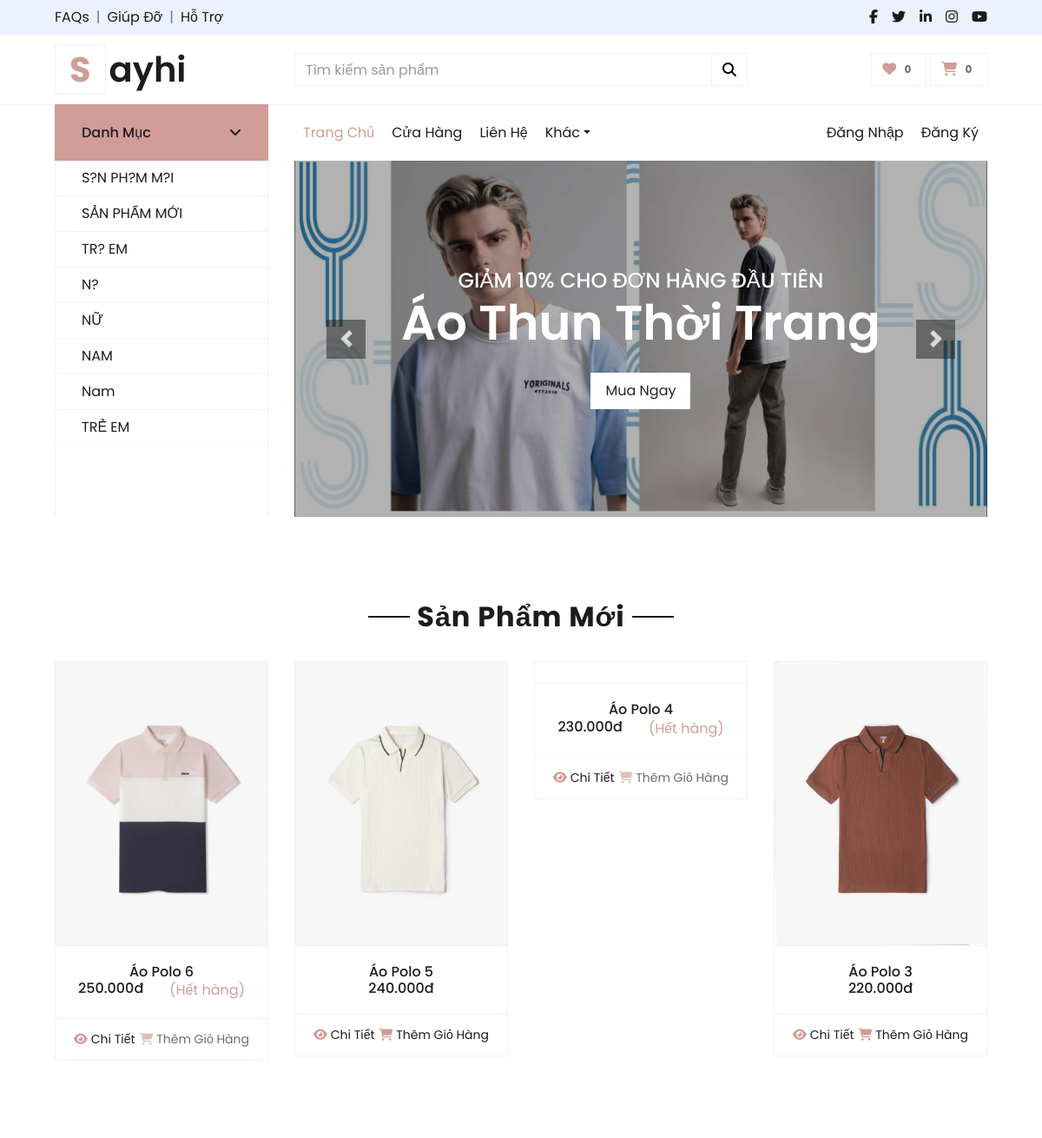
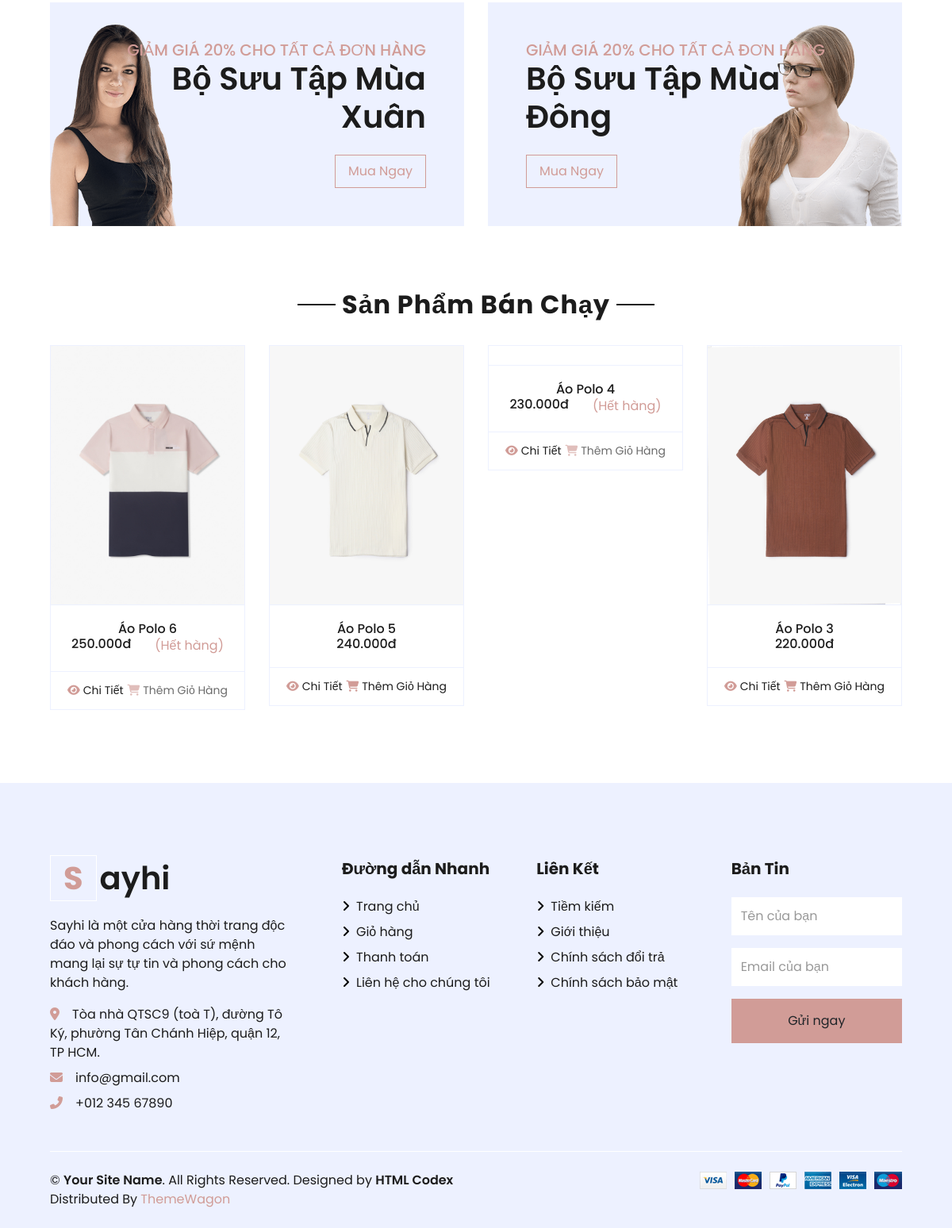
The page / on the database its author committed (2 pictures, top to bottom).
### tables this page shows
CREATE TABLE `categories` (
  `id` int(11) NOT NULL,
  `name` varchar(50) NOT NULL,
  `description` text DEFAULT NULL,
  `position` int(3) NOT NULL
);

CREATE TABLE `products` (
  `id` int(11) NOT NULL,
  `category_id` int(11) NOT NULL,
  `name` varchar(50) NOT NULL,
  `status` int(11) NOT NULL DEFAULT 0,
  `description` text NOT NULL,
  `price` double NOT NULL,
  `quantity` int(3) NOT NULL,
  `image` varchar(100) DEFAULT NULL
);

### model/category.php (called while the page is built, shortened)
<?php
function get_all_dm()
{
    $conn = connect();
    $sql = "SELECT * FROM categories ORDER BY position DESC ";
    $stmt = $conn->prepare($sql);
    $stmt->execute();
    $stmt->setFetchMode(PDO::FETCH_ASSOC);
    $kq = $stmt->fetchAll();
    return $kq;
}

### index.php (called while the page is built)
<?php
include "controller/index.php";
?>

### model/product.php (called while the page is built, shortened)
<?php
  function getAll_sp_for() {
    $sql = "SELECT * FROM products ORDER BY id   DESC LIMIT 4";
    $conn = connect();
    $stmt = $conn->prepare($sql);
    $stmt->execute();
    $stmt->setFetchMode(PDO::FETCH_ASSOC);
    $kq = $stmt->fetchAll();
    return $kq;
}
?>

### view/home.php (the view, shortened to what this page needs)
<?php
  $spfor=getAll_sp_for();
   $dsdm = get_all_dm();
   $html_dm = '';
   foreach ($dsdm as $dm) {
       extract($dm);
       $link = 'index.php?act=home&id=' . $id;
       $html_dm .= '<a class="nav-item nav-link " href="' . $link . '">' . $name . '</a> ';
   }
   ?>
<div class="container-fluid mb-5">
    <div class="row border-top px-xl-5">
        <div class="col-lg-3 d-none d-lg-block">
            <a class="btn shadow-none d-flex align-items-center justify-content-between bg-primary text-white w-100" data-toggle="collapse" href="#navbar-vertical" style="height: 65px; margin-top: -1px; padding: 0 30px;">
                <h6 class="m-0">Danh Mục</h6>
                <i class="fa fa-angle-down text-dark"></i>
            </a>
            <nav class="collapse show navbar navbar-vertical navbar-light align-items-start p-0 border border-top-0 border-bottom-0" id="navbar-vertical">
                <div class="navbar-nav w-100 overflow-hidden" style="height: 410px">
                    <?= $html_dm ?>
                </div>
            </nav>
        </div>
        <div class="col-lg-9">
            <nav class="navbar navbar-expand-lg bg-light navbar-light py-3 py-lg-0 px-0">
                <div class="collapse navbar-collapse justify-content-between" id="navbarCollapse">
                    <div class="navbar-nav mr-auto py-0">
                        <a href="index.php" class="nav-item nav-link active">Trang Chủ</a>
                        <a href="index.php?act=shop" class="nav-item nav-link">Cửa Hàng</a>
                        <a href="index.php?act=lienhe" class="nav-item nav-link">Liên Hệ</a>
                        <div class="nav-item dropdown">
                            <a href="#" class="nav-link dropdown-toggle" data-toggle="dropdown">Khác</a>
                        </div>
                    </div>
                    <div class="navbar-nav ml-auto py-0">
                        <?php
                           if (isset($_SESSION['user']) && ($_SESSION['user'] > 0)) {
                               echo ' <div class="nav-item dropdown" style= "display: flex; align-items: center;">
                                           <a href="#" class="nav-item nav-link" style=" padding: 10px 3px">' . $_SESSION['user']['username'] . '</a>
                                           <a href="#" class="nav-link dropdown-toggle" data-toggle="dropdown" style=" padding: 10px 3px" >
                                           <img src="layout/img/user.jpg" alt="" style=" width: 40px; height: 40px" >
                                           </a>
                                           <div class="dropdown-menu rounded-0 m-0">
                                               <a href="index.php?act=updateUser" class="dropdown-item">Cập Nhật</a>
                                               <a href="index.php?act=lichsu" class="dropdown-item">Lịch Sử Đặt Hàng </a>
                                               <a href="index.php?act=dangxuat" class="dropdown-item">Đăng Xuất</a>
                                           </div>
                                       </div>';
                           } else {
                               echo ' <a href="index.php?act=dangnhap" class="nav-item nav-link">Đăng Nhập</a>
                               <a href="index.php?act=dangky" class="nav-item nav-link">Đăng Ký</a>';
                           }
                           ?>
                    </div>
                </div>
            </nav>
            <div id="header-carousel" class="carousel slide" data-ride="carousel">
                <div class="carousel-inner">
                    <div class="carousel-item active" style="height: 410px;">
                        <img class="img-fluid" src="layout/img/carousel-3.jpg" alt="Image">
                        <div class="carousel-caption d-flex flex-column align-items-center justify-content-center">
                            <div class="p-3" style="max-width: 700px;">
                                <h4 class="text-light text-uppercase font-weight-medium mb-3">Giảm 10% Cho Đơn Hàng Đầu Tiên</h4>
                                <h3 class="display-4 text-white font-weight-semi-bold mb-4">Áo Thun Thời Trang</h3>
                                <a href="" class="btn btn-light py-2 px-3">Mua Ngay</a>
                            </div>
                        </div>
                    </div>
                </div>
                <a class="carousel-control-prev" href="#header-carousel" data-slide="prev">
                    <div class="btn btn-dark" style="width: 45px; height: 45px;">
                        <span class="carousel-control-prev-icon mb-n2"></span>
                    </div>
                </a>
                <a class="carousel-control-next" href="#header-carousel" data-slide="next">
                    <div class="btn btn-dark" style="width: 45px; height: 45px;">
                        <span class="carousel-control-next-icon mb-n2"></span>
                    </div>
                </a>
            </div>
        </div>
    </div>
</div>
<div class="container-fluid pt-5">
    <div class="text-center mb-4">
        <h2 class="section-title px-5"><span class="px-2">Sản Phẩm Mới</span></h2>
    </div>
    <div class="row px-xl-5 pb-3">
        <?php
           foreach ($spfor as $sp) :
               $status_text = ($sp['status'] == 0) ? "Còn hàng" : "Hết hàng";
           ?>
            <div class="col-lg-3 col-md-6 col-sm-12 pb-1">
                <div class="card product-item border-0 mb-4">
                    <form action="index.php?act=cart" method="post">
                        <div class="card-header product-img position-relative overflow-hidden bg-transparent border p-0">
                            <img class="img-fluid w-100" src="layout/img/<?= $sp['image'] ?>" alt="">
                        </div>
                        <div class="card-body border-left border-right text-center ">
                            <h6 class="text-truncate mb-3"><?= $sp['name'] ?></h6>
                            <div class="d-flex justify-content-center align-center">
                                <h6><?php echo number_format($sp['price'], 0, '', '.')."đ"  ?></h6>
                                <?php
                            if ($sp['status'] == 1) {
                               echo '<div style="padding-left: 30px; color:#D19C97">('.$status_text.')</div>';
                            }
                            ?>
                            </div>
                        </div>
                        <div class="card-footer d-flex justify-content-between bg-light border">
                            <a href="index.php?act=chitietsp&id=<?= $sp['id'] ?>" class="btn btn-sm text-dark p-0"><i class="fas fa-eye text-primary mr-1"></i>Chi Tiết </a>
                            <a href="" class="btn btn-sm text-dark p-0"></a>
                            <?php
                            if($sp['status'] == 1) {
                               ?>
                               <button disabled type="submit" name="dathang" value="Đặt hàng" class="btn btn-sm text-dark p-0"><i class="fas fa-shopping-cart text-primary mr-1"></i>Thêm Giỏ Hàng</button>
                               <?php
                            } else {
                               ?>
               <button type="submit" name="dathang" value="Đặt hàng" class="btn btn-sm text-dark p-0"><i class="fas fa-shopping-cart text-primary mr-1"></i>Thêm Giỏ Hàng</button>
                               <?php
                            }
                            ?>
                        </div>
                    </form>
                </div>
            </div>
        <?php endforeach; ?>
    </div>
</div>
<div class="container-fluid offer pt-5">
    <div class="row px-xl-5">
        <div class="col-md-6 pb-4">
            <div class="position-relative bg-secondary text-center text-md-right text-white mb-2 py-5 px-5">
                <img src="layout/img/offer-1.png" alt="">
                <div class="position-relative" style="z-index: 1;">
                    <h5 class="text-uppercase text-primary mb-3">Giảm Giá 20% Cho Tất Cả Đơn Hàng</h5>
                    <h1 class="mb-4 font-weight-semi-bold">Bộ Sưu Tập Mùa Xuân</h1>
                    <a href="" class="btn btn-outline-primary py-md-2 px-md-3">Mua Ngay</a>
                </div>
            </div>
        </div>
        <div class="col-md-6 pb-4">
            <div class="position-relative bg-secondary text-center text-md-left text-white mb-2 py-5 px-5">
                <img src="layout/img/offer-2.png" alt="">
                <div class="position-relative" style="z-index: 1;">
                    <h5 class="text-uppercase text-primary mb-3">Giảm Giá 20% Cho Tất Cả Đơn Hàng</h5>
                    <h1 class="mb-4 font-weight-semi-bold">Bộ Sưu Tập Mùa Đông</h1>
                    <a href="" class="btn btn-outline-primary py-md-2 px-md-3">Mua Ngay</a>
                </div>
            </div>
        </div>
    </div>
</div>
<div class="container-fluid pt-5">
    <div class="text-center mb-4">
        <h2 class="section-title px-5"><span class="px-2">Sản Phẩm Bán Chạy</span></h2>
    </div>
    <div class="row px-xl-5 pb-3">
    <?php
           foreach ($spfor as $sp) :
               $status_text = ($sp['status'] == 0) ? "Còn hàng" : "Hết hàng";
           ?>
            <div class="col-lg-3 col-md-6 col-sm-12 pb-1">
                <div class="card product-item border-0 mb-4">
                    <form action="index.php?act=cart" method="post">
                        <div class="card-header product-img position-relative overflow-hidden bg-transparent border p-0">
                            <img class="img-fluid w-100" src="layout/img/<?= $sp['image'] ?>" alt="">
                        </div>
                        <div class="card-body border-left border-right text-center ">
                            <h6 class="text-truncate mb-3"><?= $sp['name'] ?></h6>
                            <div class="d-flex justify-content-center align-center">
                            <h6><?php echo number_format($sp['price'], 0, '', '.')."đ"  ?></h6>
                            <?php
                            if ($sp['status'] == 1) {
                               echo '<div style="padding-left: 30px; color:#D19C97">('.$status_text.')</div>';
                            }
                            ?>
                            </div>
                        </div>
                        <div class="card-footer d-flex justify-content-between bg-light border">
                            <a href="index.php?act=chitietsp&id=<?= $sp['id'] ?>" class="btn btn-sm text-dark p-0"><i class="fas fa-eye text-primary mr-1"></i>Chi Tiết </a>
                            <a href="" class="btn btn-sm text-dark p-0"></a>
                            <?php
                            if($sp['status'] == 1) {
                               ?>
                               <button disabled type="submit" name="dathang" value="Đặt hàng" class="btn btn-sm text-dark p-0"><i class="fas fa-shopping-cart text-primary mr-1"></i>Thêm Giỏ Hàng</button>
                               <?php
                            } else {
                               ?>
                               <button type="submit" name="dathang" value="Đặt hàng" class="btn btn-sm text-dark p-0"><i class="fas fa-shopping-cart text-primary mr-1"></i>Thêm Giỏ Hàng</button>
                               <?php
                            }
                            ?>
                        </div>
                    </form>
                </div>
            </div>
        <?php endforeach; ?>
    </div>
</div>

### rows shown on the page
categories: name "S?N PH?M M?I"
categories: name "SẢN PHẨM MỚI"
categories: name "TR? EM"
categories: name "N?"
categories: name "NỮ"
categories: name "NAM"
categories: name "Nam"
categories: name "TRẺ EM"
products: image (picture), name "Áo Polo 6", price "250.000", status "Hết hàng", shows "Thêm Giỏ Hàng"
products: image (picture), name "Áo Polo 5", price "240.000", status "Thêm Giỏ Hàng"
products: name "Áo Polo 4", price "230.000", status "Hết hàng", shows "Thêm Giỏ Hàng"
products: image (picture), name "Áo Polo 3", price "220.000", status "Thêm Giỏ Hàng"
